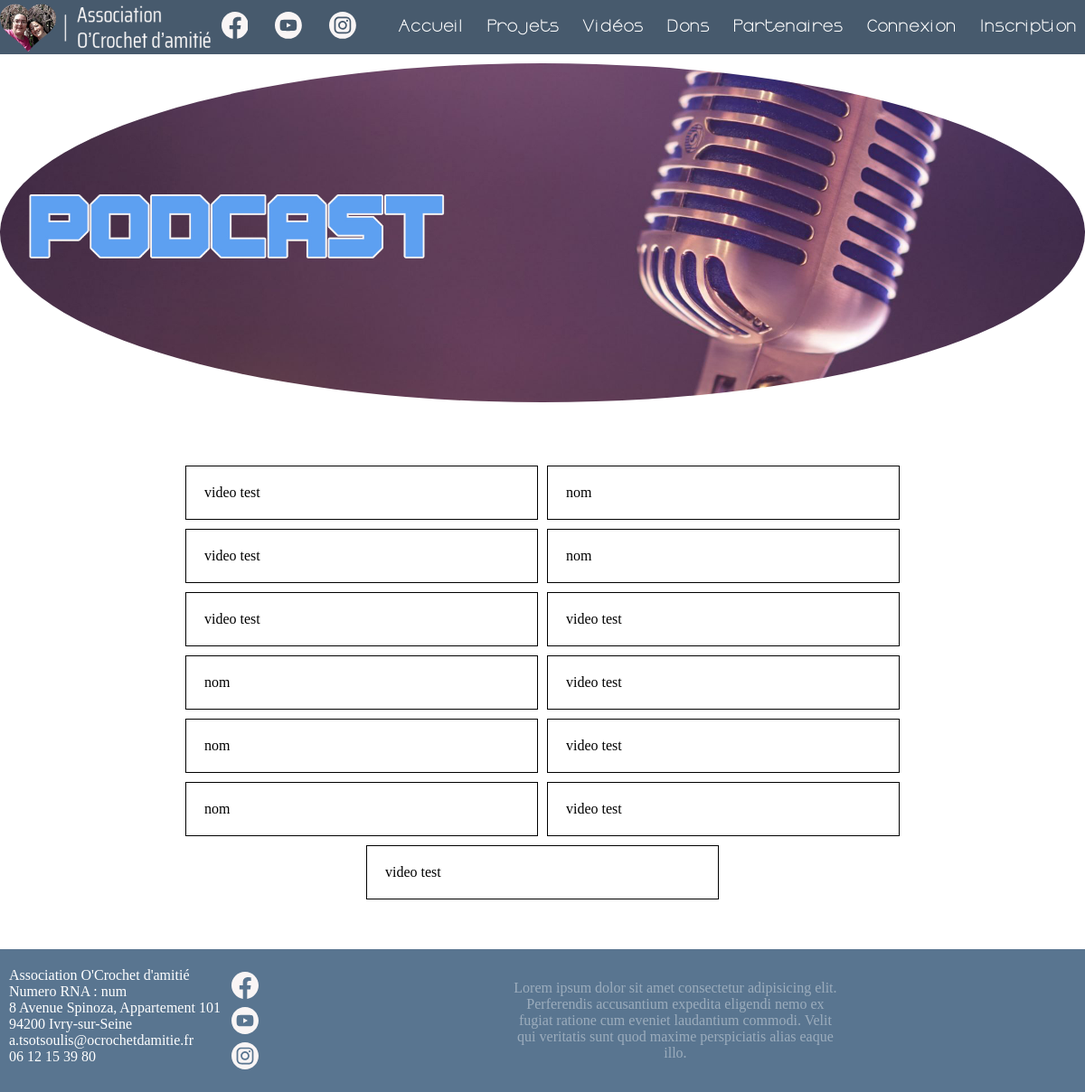
The page /video/tout on the database as committed earlier.
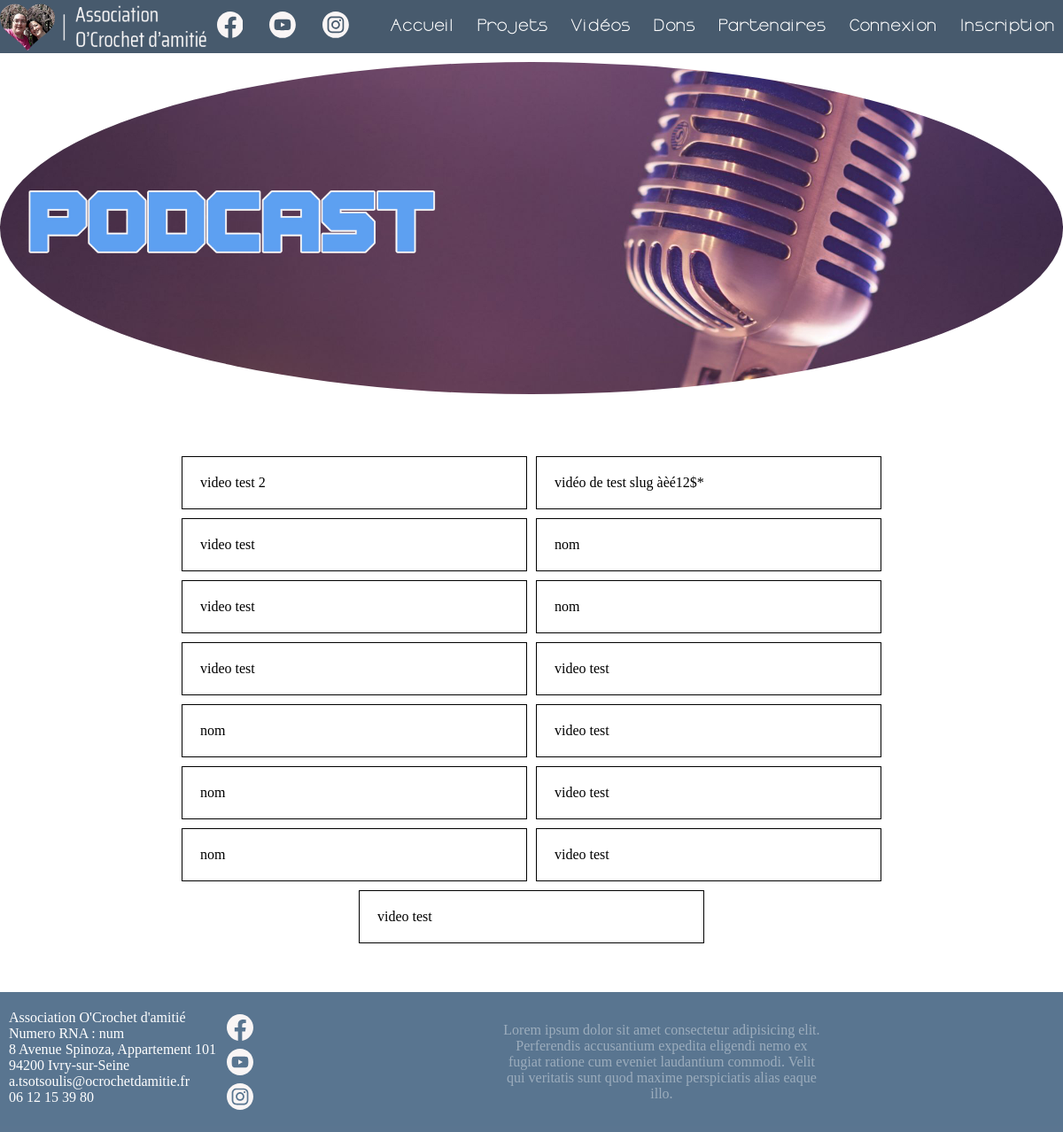
The same page on the database as committed later.
### tables this page shows
CREATE TABLE `video` (
  `id` int(11) NOT NULL,
  `nom` varchar(80) NOT NULL,
  `lien` text NOT NULL,
  `plateforme` varchar(30) NOT NULL COMMENT 'youtube/tiktok/instagram/facebook',
  `type` varchar(20) NOT NULL,
  `slug` varchar(60) NOT NULL
);

### Controllers/BaseController.php (called while the page is built, shortened)
<?php
class BaseController {
    public function affichage($fichier, array $parametres = [])
    {
        extract($parametres);
        include "Templates/base.html.php";
        include "Templates/vues/$fichier";
        include "Templates/footer.html.php";
    }
}

### Controllers/VideoController.php (called while the page is built, shortened)
<?php
class VideoController extends BaseController{
    public function tout($page = 1) {
        $page = $page ?? 1;
        $nbParPage = 24;
        $offset = (($page - 1) * $nbParPage) - 1;
        $videos = Bdd::selection(["table" => "video", "limit" => ($page == 1 ? "" : "$offset," ) . " $nbParPage", "order" => "id DESC" ]);
        $pageMax =  count($videos) !== 24 ?  true : false;
        return $this->affichage("video/tout.html.php",[
             "videos" => $videos,
             "pageMax" => $pageMax,
             "page" => $page,
             "css" => "video"
        ]);
    }
}

### index.php (called while the page is built, shortened)
<?php
require "Services/init.php";
$methode = $_GET["methode"] ?? "afficher";
$id = $_GET["id"] ?? null;
$page = $_GET["page"] ?? null;
$controleur = new $classControleur;
$controleur->$methode($id,$page);

### Services/init.php (called while the page is built, shortened)
<?php
include "Services/autoload.php";
function lien($controleur, $methode = "afficher", $id = null, $page = null) {
    return "/oCrochetDAmitie/$controleur/$methode" . ($id ? "/$id" : "") . ($page ? "/$page" : "");
};
function imgLink($nom){
    return "/oCrochetDAmitie/Assets/img/" . $nom;
}
function slugify($str){
    $unwanted_array = ['ś'=>'s', 'ą' => 'a', 'à' => 'a', 'ć' => 'c', 'ç' => 'c', 'ę' => 'e', 'è' => 'e', 'é' => 'e', 'û' => 'u', 'ù' => 'u', 'ê' => 'e', 'ł' => 'l', 'ń' => 'n', 'ó' => 'o', 'ô' => 'o', 'ź' => 'z', 'ż' => 'z','Ś'=>'s', 'Ą' => 'a', 'Ć' => 'c', 'Ç' => 'c', 'Ę' => 'e','Ê' => 'e', 'Ł' => 'l', 'Ń' => 'n', 'Ó' => 'o','Ô' => 'o', 'Ź' => 'z', 'Ż' => 'z'];
    $str = strtr( $str, $unwanted_array );
    $slug = strtolower(trim(preg_replace('/[\s-]+/', "-", preg_replace('/[^A-Za-z0-9-]+/', "-", preg_replace('/[&]/', 'and', preg_replace('/[\']/', '', iconv('UTF-8', 'ASCII//TRANSLIT', $str))))), "-"));
    return $slug;
}

### Services/autoload.php (called while the page is built, shortened)
<?php
function chargementClasse($nomClasseACharger){
    $nomClasseACharger = str_replace("\\", "/", $nomClasseACharger);
}

### Modeles/Bdd.php (called while the page is built, shortened)
<?php
class Bdd {
    static function connexion()
    {
        return new PDO("mysql:host=localhost;dbname=ocrochet","root","");
    }
    static function selection(array $para){
        extract($para);
        if(!isset($select)){
            $select = "*";
        }
        if(isset($where) && isset($compare)){
            $where = "WHERE $compare $where";
        } else {
            $where = "";
        }
        if(isset($limit) && $limit){
            $limit = "LIMIT $limit";
        } else {
            $limit = "";
        }
        if(isset($order) && $order){
            $order = "ORDER BY $order";
        } else {
            $order = "";
        }
        if(isset($and) && isset($andCompare)){
            if(isset($andWhere)){
                $and = "AND $andCompare $andWhere";
            } elseif(isset($andLike)){
                var_dump($and);
                $and = "AND $andCompare $andLike";
            } else {
                $and = "";
            }
        } else {
            $and = "";
        }
        $textRequete = "SELECT $select FROM $table $where $and $order $limit";
        if($requete = self::connexion()->query($textRequete)){
            $classFetch = "Modeles\Entities\\" . ucFirst($table);
            return $requete->fetchAll(PDO::FETCH_CLASS, $classFetch);
        }
        return false;
    }
}

### Modeles/Entities/Video.php (called while the page is built, shortened)
<?php
class Video {
    private $nom;
    public function getNom()
    {
        return $this->nom;
    }
}

### Templates/vues/video/tout.html.php (the view, shortened to what this page needs)
<div class="banniere">
    <img src="<?= imgLink("podcast.jpg")?>" alt="Podcasts">
</div>
<div class="toutes-les-videos">
    <?php foreach ($videos as $video) :?>
        <div class='video'>
            <div class="border">
                <a href="<?= lien("video","afficher", slugify($video->getNom()))?>" class='lien'>
                    <p>
                        <?= $video->getNom() ?>
                    </p>
                </a>
            </div>
        </div>
    <?php endforeach ?>
</div>

Rows that differ between the two databases and show on the page:
added video: nom "video test 2"
added video: nom "vidéo de test slug àèé12$*"
